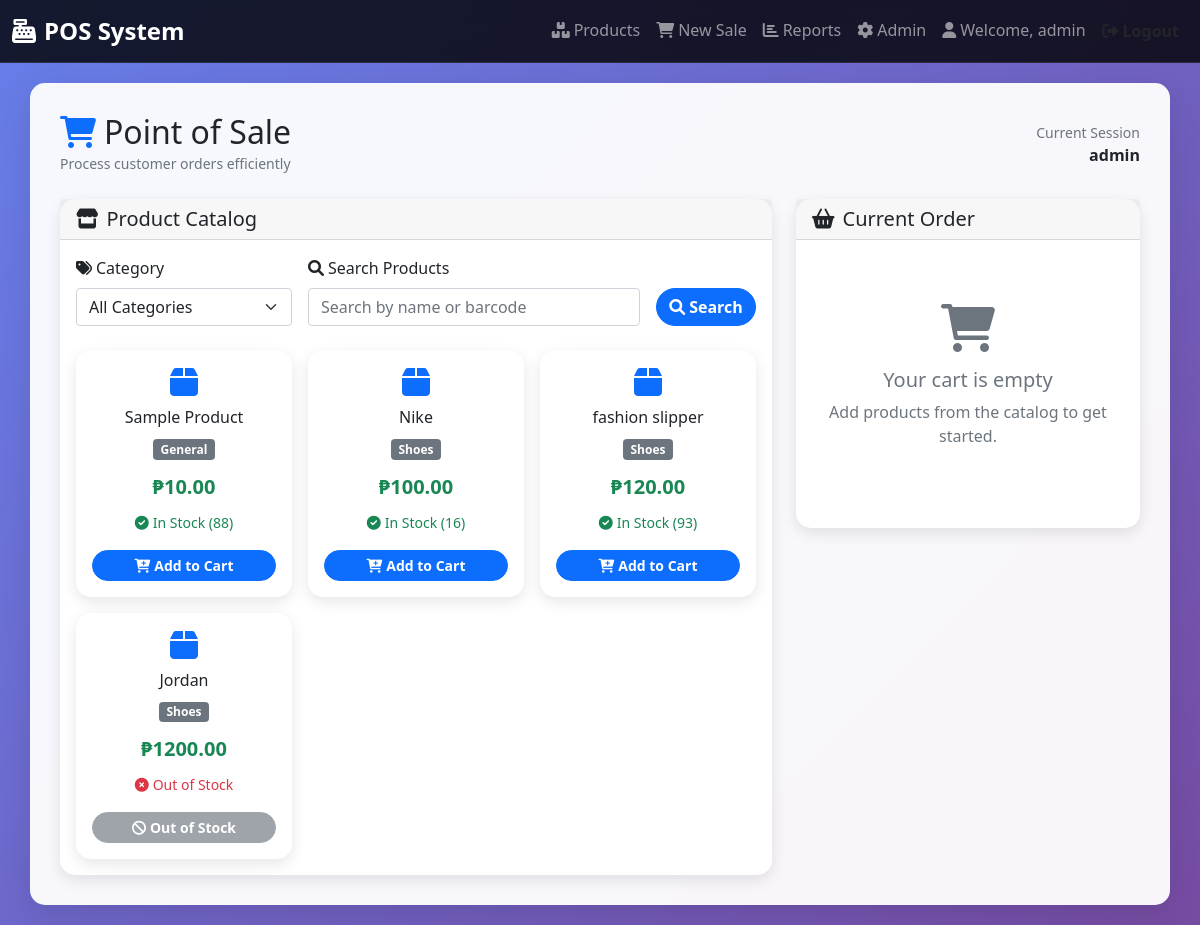
The page /sale/ (signed in) on the database as committed earlier.
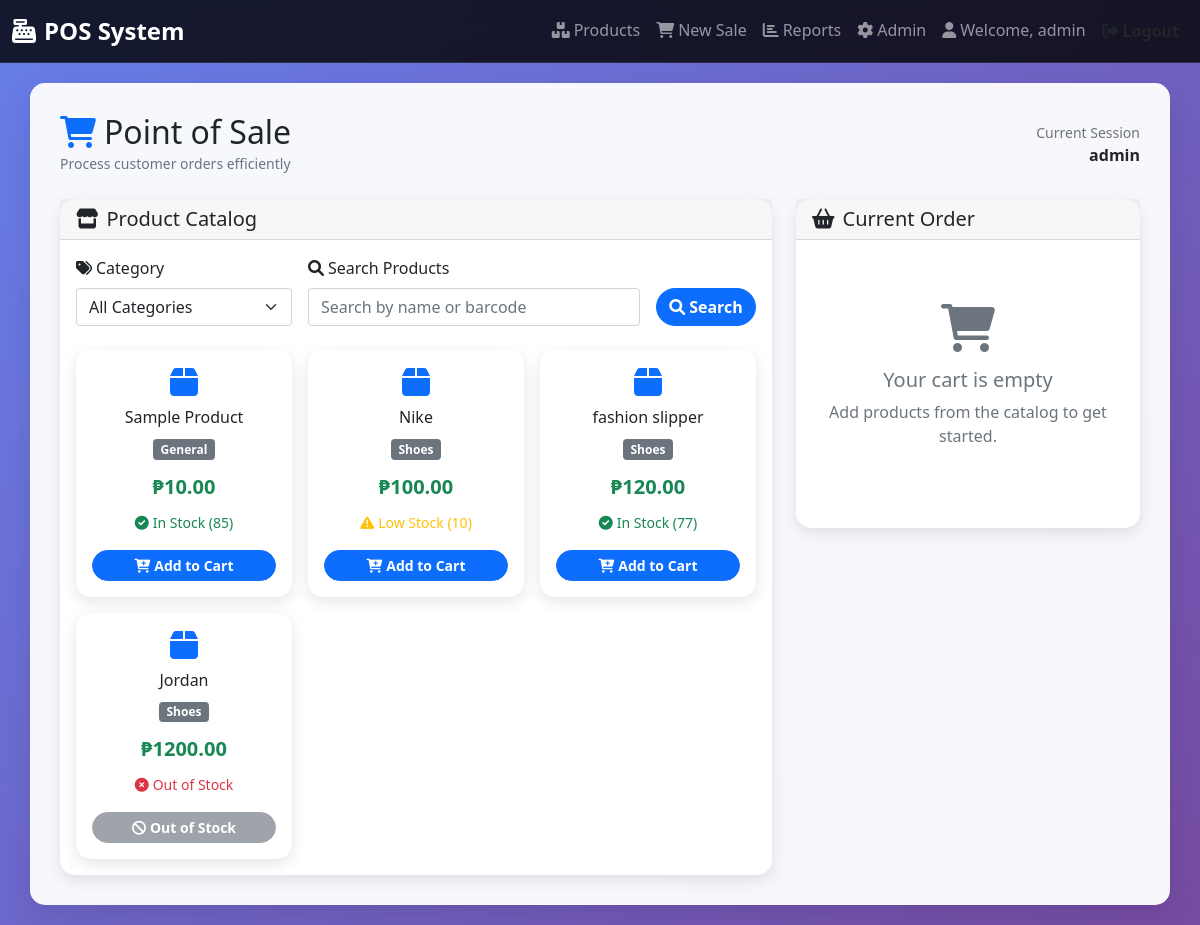
The same page on the database as committed later.
### pos_app/models.py (models this page shows, shortened)
class Product(models.Model):
    name = models.CharField(max_length=200)
    category = models.ForeignKey(Category, on_delete=models.CASCADE)
    price = models.DecimalField(max_digits=10, decimal_places=2)
    cost_price = models.DecimalField(max_digits=10, decimal_places=2, default=0)
    stock_quantity = models.PositiveIntegerField(default=0)
    barcode = models.CharField(max_length=100, unique=True, blank=True)
    description = models.TextField(blank=True)
    created_at = models.DateTimeField(auto_now_add=True)
    updated_at = models.DateTimeField(auto_now=True)

class Category(models.Model):
    name = models.CharField(max_length=100, unique=True)
    description = models.TextField(blank=True)

### pos_app/views.py (the view, shortened to what this page needs)
# urls.py: path('sale/', views.sale_process, name='sale_process'),
@login_required
def sale_process(request):
    category_id = request.GET.get('category')
    search_query = request.GET.get('search', '').strip()
    products = Product.objects.all()
    if category_id and category_id != 'None' and category_id.isdigit():
        products = products.filter(category_id=int(category_id))
    if search_query:
        products = products.filter(
            models.Q(name__icontains=search_query) | models.Q(barcode__icontains=search_query)
        )
    categories = Category.objects.all()
    cart = request.session.get('cart', {})
    cart_items = []
    total = 0
    return render(request, 'pos_app/sale_process.html', {
        'products': products,
        'categories': categories,
        'selected_category': category_id,
        'search_query': search_query,
        'cart_items': cart_items,
        'total': total
    })

### pos_app/templates/pos_app/sale_process.html (shortened to what the changed rows need)
{% extends 'pos_app/base.html' %}
{% block content %}
<div class="d-flex justify-content-between align-items-center mb-4">
    <div>
        <h2 class="mb-0"><i class="fas fa-shopping-cart text-primary me-2"></i>Point of Sale</h2>
    </div>
</div>
<div class="row g-4">
    <div class="col-lg-8">
        <div class="card" id="products">
            <div class="card-body">
                <div class="row g-3">
                    {% for product in products %}
                        <div class="col-md-6 col-lg-4">
                            <div class="card h-100 product-card">
                                <div class="card-body text-center">
                                    <div class="product-icon mb-2">
                                        <i class="fas fa-box fa-2x text-primary"></i>
                                    </div>
                                    <h6 class="card-title mb-2">{{ product.name }}</h6>
                                    <div class="mb-2">
                                        <span class="badge bg-secondary mb-1">{{ product.category.name }}</span>
                                    </div>
                                    <div class="price-display mb-2">
                                        <strong class="text-success fs-5">₱{{ product.price }}</strong>
                                    </div>
                                    <div class="stock-info mb-3">
                                        {% if product.stock_quantity > 10 %}
                                            <small class="text-success">
                                                <i class="fas fa-check-circle me-1"></i>In Stock ({{ product.stock_quantity }})
                                            </small>
                                        {% elif product.stock_quantity > 0 %}
                                            <small class="text-warning">
                                                <i class="fas fa-exclamation-triangle me-1"></i>Low Stock ({{ product.stock_quantity }})
                                            </small>
                                        {% else %}
                                            <small class="text-danger">
                                                <i class="fas fa-times-circle me-1"></i>Out of Stock
                                            </small>
                                        {% endif %}
                                    </div>
                                    {% if product.stock_quantity > 0 %}
                                        <a href="{% url 'pos_app:add_to_cart' product.pk %}?category={{ selected_category }}&search={{ search_query }}" class="btn btn-primary btn-sm w-100">
                                            <i class="fas fa-cart-plus me-1"></i>Add to Cart
                                        </a>
                                    {% else %}
                                        <button class="btn btn-secondary btn-sm w-100" disabled>
                                            <i class="fas fa-ban me-1"></i>Out of Stock
                                        </button>
                                    {% endif %}
                                </div>
                            </div>
                        </div>
                    {% empty %}
                        <div class="col-12 text-center py-5">
                            <i class="fas fa-search fa-3x text-muted mb-3"></i>
                            <h5 class="text-muted">No products found</h5>
                            <p class="text-muted">Try adjusting your search criteria or browse all categories.</p>
                        </div>
                    {% endfor %}
                </div>
            </div>
        </div>
    </div>
</div>
{% endblock %}

Rows that differ between the two databases and show on the page:
changed Product "Sample Product": stock_quantity "88" → "85"
changed Product "Nike": stock_quantity "16" → "10"; stock_quantity "In Stock (" → "Low Stock ("
changed Product "fashion slipper": stock_quantity "93" → "77"
